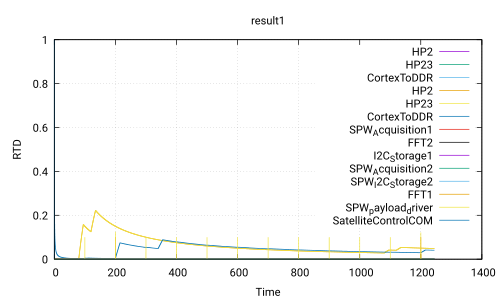

Here is the gnuplot script that generated this plot:
 set title 'result1'
 set ylabel 'RTD'
 set xlabel 'Time'
 set grid
 set term pdf
 set output 'Use_case_DoubleCamera_noSafety.ATIPPIC0.executable340.0_40.0.pdf'
 plot 'Use_case_DoubleCamera_noSafety.ATIPPIC0.executable340.0_40.0.csv' using 1:2 with lines title 'HP2','Use_case_DoubleCamera_noSafety.ATIPPIC0.executable340.0_40.0.csv' using 1:3 with lines title 'HP23','Use_case_DoubleCamera_noSafety.ATIPPIC0.executable340.0_40.0.csv' using 1:4 with lines title 'CortexToDDR','Use_case_DoubleCamera_noSafety.ATIPPIC0.executable340.0_40.0.csv' using 1:5 with lines title 'HP2','Use_case_DoubleCamera_noSafety.ATIPPIC0.executable340.0_40.0.csv' using 1:6 with lines title 'HP23','Use_case_DoubleCamera_noSafety.ATIPPIC0.executable340.0_40.0.csv' using 1:7 with lines title 'CortexToDDR','Use_case_DoubleCamera_noSafety.ATIPPIC0.executable340.0_40.0.csv' using 1:8 with lines title 'SPW_Acquisition1','Use_case_DoubleCamera_noSafety.ATIPPIC0.executable340.0_40.0.csv' using 1:9 with lines title 'FFT2','Use_case_DoubleCamera_noSafety.ATIPPIC0.executable340.0_40.0.csv' using 1:10 with lines title 'I2C_Storage1','Use_case_DoubleCamera_noSafety.ATIPPIC0.executable340.0_40.0.csv' using 1:11 with lines title 'SPW_Acquisition2','Use_case_DoubleCamera_noSafety.ATIPPIC0.executable340.0_40.0.csv' using 1:12 with lines title 'SPW_I2C_Storage2','Use_case_DoubleCamera_noSafety.ATIPPIC0.executable340.0_40.0.csv' using 1:13 with lines title 'FFT1','Use_case_DoubleCamera_noSafety.ATIPPIC0.executable340.0_40.0.csv' using 1:14 with lines title 'SPW_payload_driver','Use_case_DoubleCamera_noSafety.ATIPPIC0.executable340.0_40.0.csv' using 1:15 with lines title 'SatelliteControlCOM'
